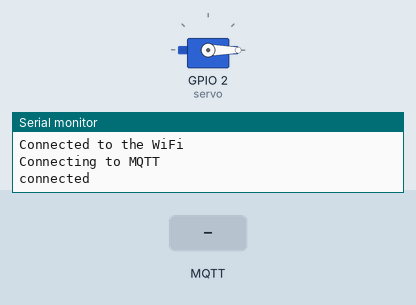
Simulated run of this sketch. Board: ESP8266 (NodeMCU). On the bench: servo, the last lines printed to the serial monitor. The test bench sets the inputs (shaded band). WiFi joins after 1.5 s; servers stay silent unless stated; random numbers use the default seed unless the sketch sets one; no MQTT or app messages arrive unless stated.

Above: at 3.2 s.
3.3 s: MQTT message "o" arrives on the first subscribed topic
At 4.3 s:
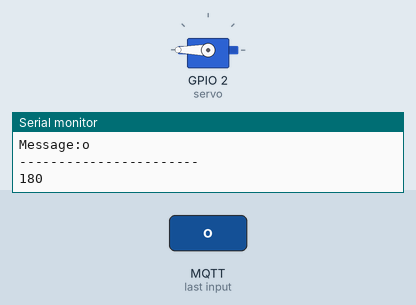
4.8 s: MQTT message "3" arrives on the first subscribed topic
At 5.4 s:
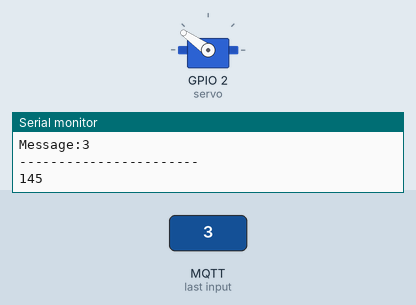
Timing chart, 0 to 7.8 s (numbered marks = the images above; inputs shaded):
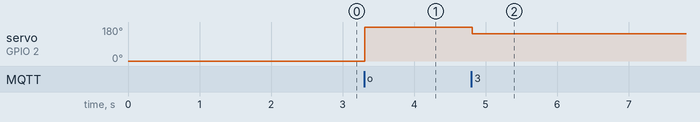

Measured:
- after the input at 3.3 s, servo on GPIO 2 (servo): 0° → 180° at once
- after the input at 4.8 s, servo on GPIO 2 (servo): 180° → 145° at once

The sketch:

servo_module.ino.ino
```cpp
//This is the code for the servo module.

//Libraries for Wifi, MQTT, and servo
#include <ESP8266WiFi.h>
#include <PubSubClient.h>
#include <Servo.h>

Servo servo;
WiFiClient espClient;
PubSubClient client(espClient);

//These are the details for my Wifi and MQTT so it can connect.
const char* ssid = "Maheshwari1";
const char* password =  "Hy3erabad";
const char* mqttServer = "broker.emqx.io";
const int mqttPort = 1883;

//variables for servo position
String servo_angle = "";
int servo_pos = 0;
int old_servo=0;
int servo_open = 180;
int servo_close = 0;
int servo_half = 45;
int servo_extra = 145;


void setup() {
  //All basic setup for serial monitor, and servo. The servo is set to it's default state at startup.
  //
  Serial.begin(9600);

  servo.attach(2); //D4

  servo.write(old_servo);
  //connect to Wifi. This part is based on the basic WiFi library for ESP but I added the waiting aspect to increase reliability.
  WiFi.begin(ssid, password);
  //Wait for Wifi connection before continuing
  while (WiFi.status() != WL_CONNECTED) {
    delay(1000);
    Serial.println("Connecting to WiFi");
  }
  Serial.println("Connected to the WiFi");

  //connects to MQTT and sets the function that is called when a message is recieved.
  client.setServer(mqttServer, mqttPort);
  client.setCallback(callback);
  //Waits for MQTT to be connected before continuing. Modififed version of the connection process form the example
  while (!client.connected()) {
    Serial.println("Connecting to MQTT");

    if (client.connect("ESP8266Client")) {

      Serial.println("connected");

    } else {
      Serial.print(client.state());
      delay(2000);

    }
  }
  //subscribes to the topic that the servo position will be uploaded to. When using a public MQTT network, it is important for the
  //topic to be specific so no one else can publish to it by accident

  client.subscribe("esp/servo1");

}
//This is the function called when message is recieved. It also checks what the message is and sets the servo position.
//Modified from mqtt library example
void callback(char* topic, byte* payload, unsigned int length) {

  Serial.print("Message arrived in topic: ");
  Serial.println(topic);

  Serial.print("Message:");
  for (int i = 0; i < length; i++) {
    Serial.print((char)payload[i]);
  }

  Serial.println();
  Serial.println("-----------------------");
  //The python scripts sends the position. We check the  first letter and  determine the angle that the servo should be in.
  if ((char)payload[0] == 'o') {
    servo_pos = servo_open;
    servo.write(servo_pos);
    Serial.println(servo_pos);
  }
  if ((char)payload[0] == 'h') {
    servo_pos = servo_half;
//    servo.write(servo_pos);
//    Serial.println(servo_pos);
    if (servo_pos == servo_close) {
      servo.write(160);
      Serial.println("halfway from closed");
    }
    if (servo_pos == servo_open) {
      servo.write(15);
      Serial.println("halfway from open");
    }
  }
  if ((char)payload[0] == 'c') {
    servo_pos = servo_close;
    servo.write(servo_pos);
    Serial.println(servo_pos);
  }
  if ((char)payload[0] == '3') {
    servo_pos = servo_extra;
    servo.write(servo_pos);
    Serial.println(servo_pos);
  }

}
//I got the idea for the recconect function from the example code however it didn't work so I used a couple of lines from there but I remade the rest of the function
void reconnect() {
  // If there is a reconnect than this attempts a reconnect
  while (!client.connected()) {
    Serial.print("Attempting MQTT connection...");
    // Create a random client ID and retries which can help reset the server and bypass some issues.
    String clientId = "ESP8266Client-";
    clientId += String(random(0xffff), HEX);
    if (client.connect(clientId.c_str())) {
      Serial.println("connected");
      // Once connected, publishes an randomn announcemnt and connects to our wanted topic once again
      client.publish("random123/23231", "hello world");
      client.subscribe("esp/servo1");
    } else {
      Serial.print(client.state());
      // Wait 5 seconds before retrying
      delay(5000);
    }
  }
}

void loop() {
  //If it disconnected than reconnect. Else just listen for messages
  if (!client.connected()) {
    reconnect();
  }

  client.loop();


}
```
